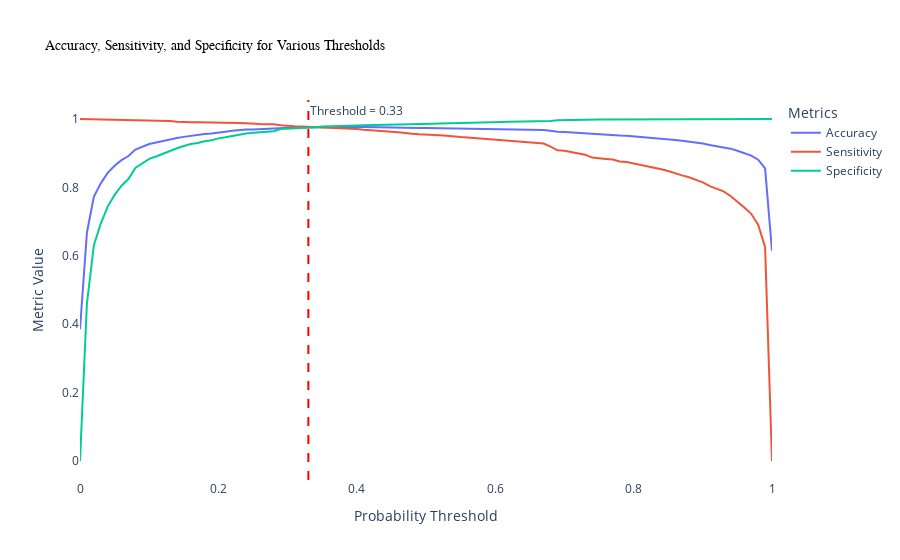

The notebook cell this image was saved under:
### Code cell
import plotly.express as px
import pandas as pd

# Prepare the data (assuming metrics_df is already created as in your example)
metrics_df = pd.DataFrame(metrics)

# Plot using Plotly Express
fig = px.line(metrics_df, 
              x='Threshold', 
              y=['Accuracy', 'Sensitivity', 'Specificity'],
              labels={'Threshold': 'Probability Threshold', 'value': 'Metric Value'},
              title='Accuracy, Sensitivity, and Specificity for Various Thresholds')

# Add a vertical line at threshold = 0.33
fig.add_vline(x=0.33, line=dict(color='red', dash='dash'), annotation_text="Threshold = 0.33", annotation_position="top right")

# Customize layout
fig.update_layout(
    legend_title="Metrics",
    font=dict(size=12),
    xaxis_title="Probability Threshold",
    yaxis_title="Metric Value",
    plot_bgcolor='white',
    title_font=dict(size=14, family='Arial', color='black'),
)

# Show the plot
fig.show()
